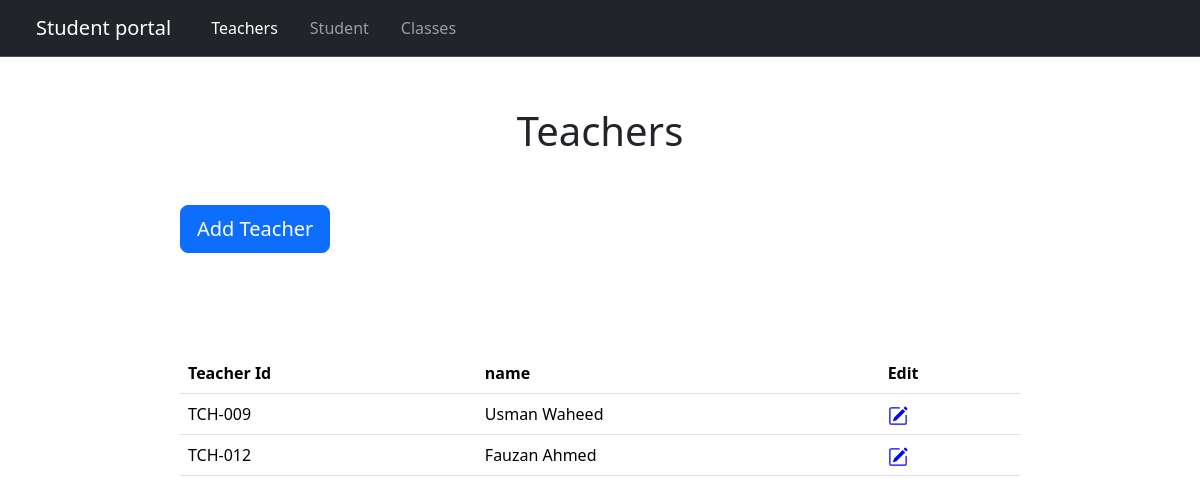
The app's page /administrator/Teachers/, older data.
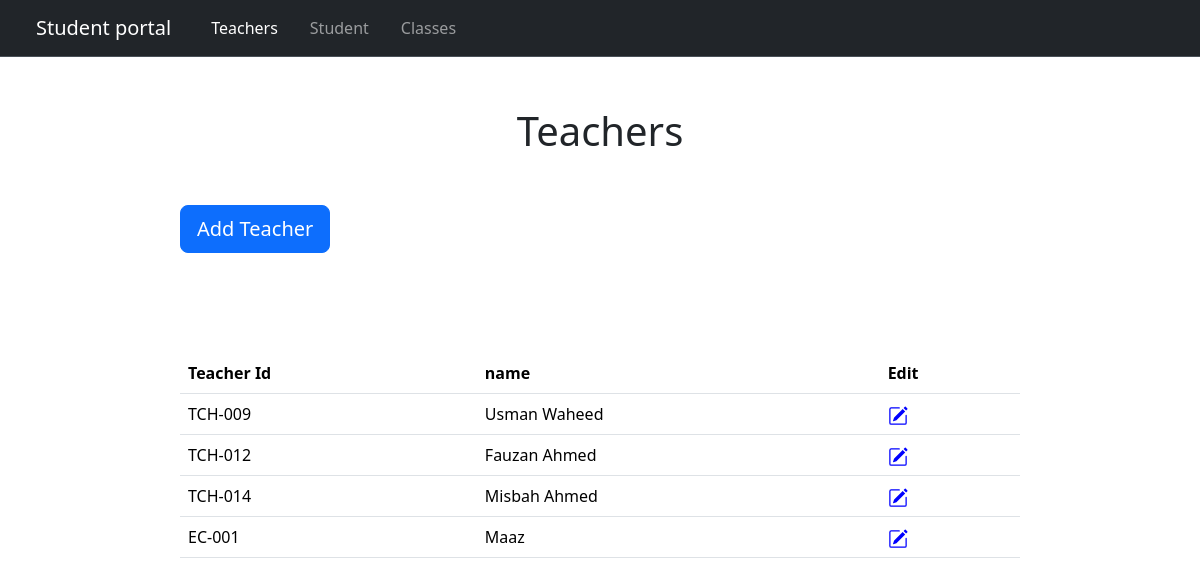
The same page, newer data.
### administrator/models.py (models this page shows, shortened)
class Teacher(models.Model):
    name = models.CharField(max_length=100)
    teacher_id = models.CharField(max_length=100)
    password = models.CharField(max_length=100)
    phone_no = models.CharField(max_length=100)
    address = models.CharField(max_length=100)

### administrator/views.py (the view)
# urls.py: path("Teachers/", views.Teachers, name="Teachers"),
def Teachers(request):
    unique_teachers = Teacher.objects.values('id','teacher_id', 'name')
    print(unique_teachers)
    return render(request,'administrator/Teachers.html',{'teachers':unique_teachers})

### administrator/Templates/administrator/Teachers.html (shortened to what this page needs)
{% extends 'administrator/baseAdmin.html' %}
{% block Teacher_active %} class="nav-link active" {% endblock %}
{% block content %}
<h1 style="text-align: center; ; margin: 50px 50px;">Teachers</h1>
<table class="table ms-auto mx-auto" style="width: 70%  ; margin-top: 100px;">
  <button type="button" class="btn btn-primary btn-lg" onclick="window.location.href='{% url 'administrator:AddTeacher' %}'" style="margin-left:15% ;">Add Teacher</button>
    <tr>
      <th scope="col">Teacher Id</th>
      <th scope="col">name</th>
      <th scope="col">Edit</th>
    </tr>
  <tbody>
    {% for teacher in teachers %}
    <tr>
      <td>{{teacher.teacher_id}}</td>
      <td>{{teacher.name}}</td>
      <td><a href="{% url 'administrator:UpdateTeacher' teacher.id %}">
    </a>
    </td>
    </tr>
    {% endfor %}
  </tbody>
</table>
{% endblock %}

Row changes from the older to the newer data that the page shows:
added Teacher: teacher_id "TCH-014", name "Misbah Ahmed"
added Teacher: teacher_id "EC-001", name "Maaz"
